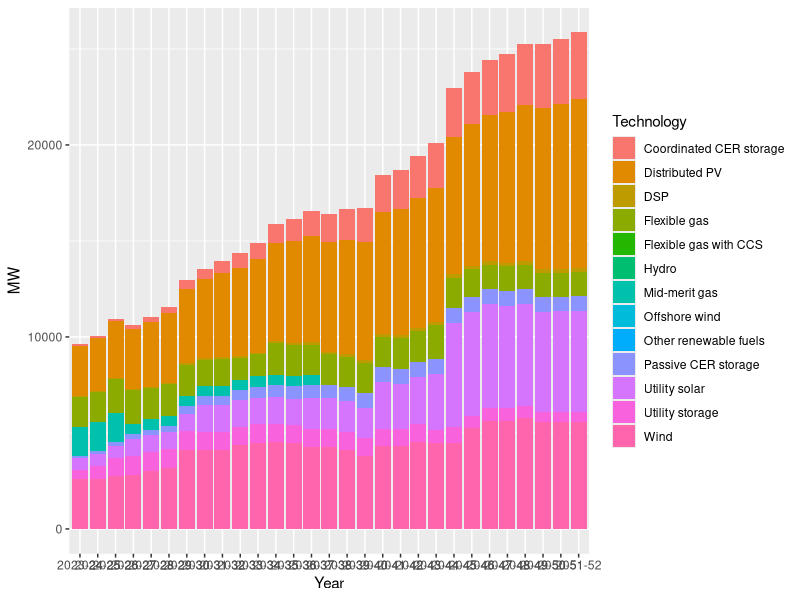
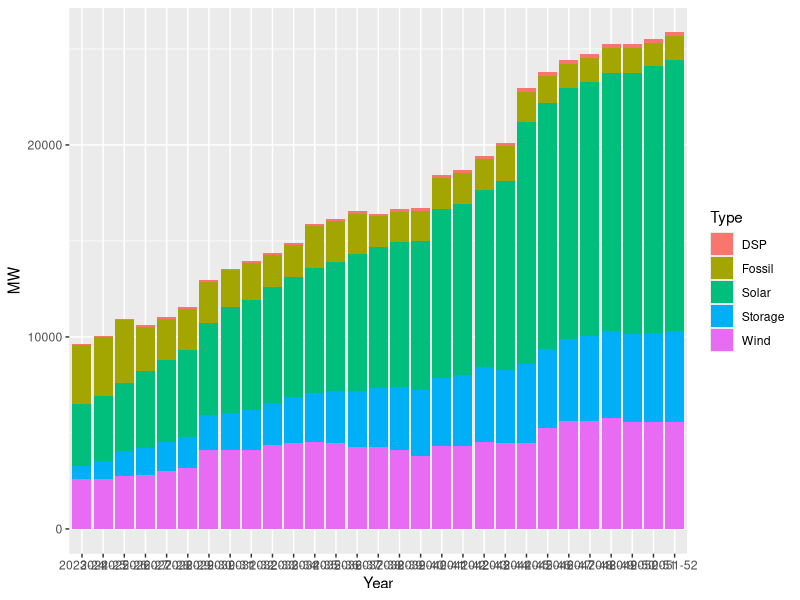
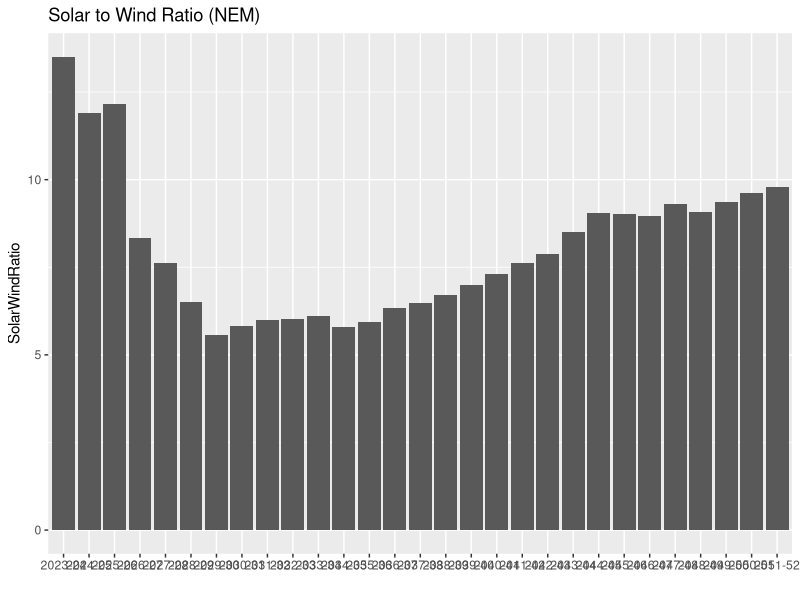
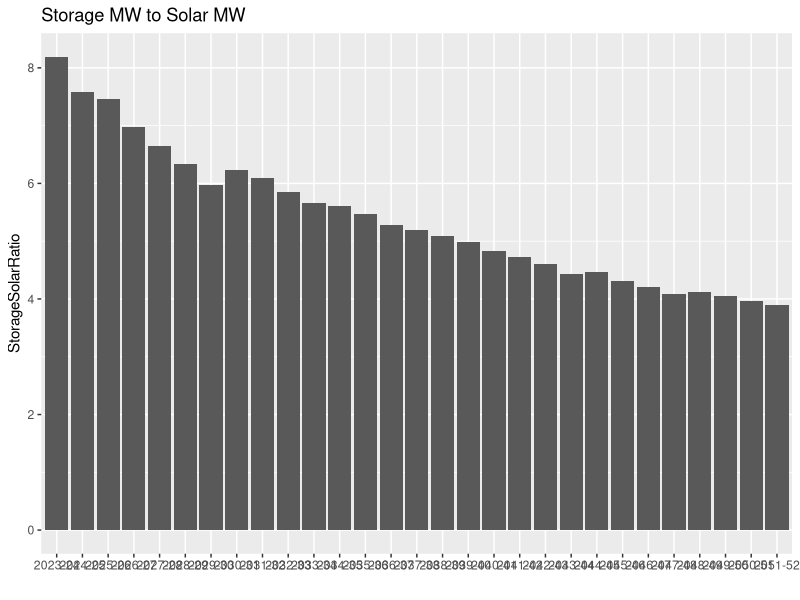
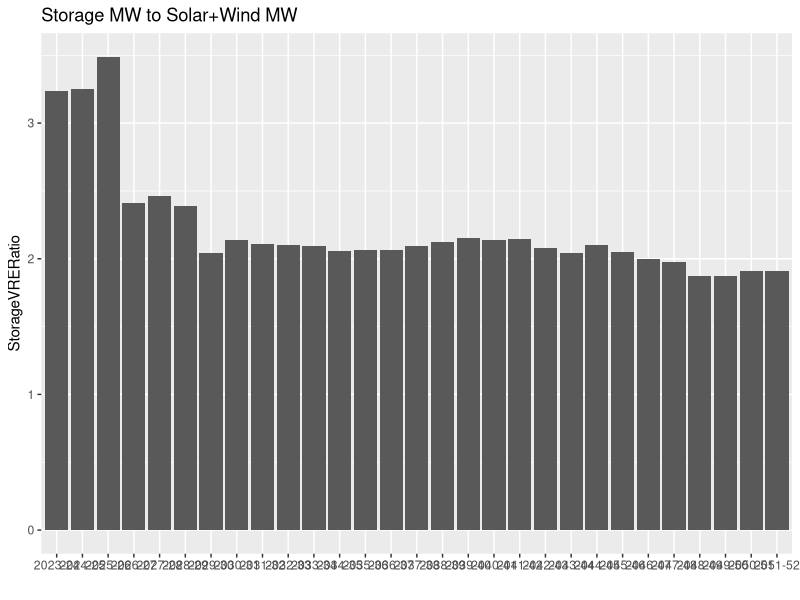
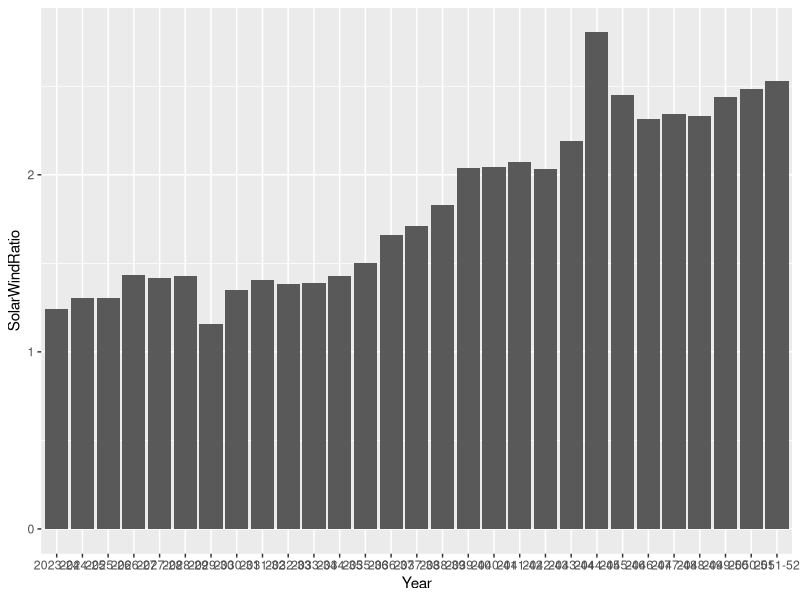
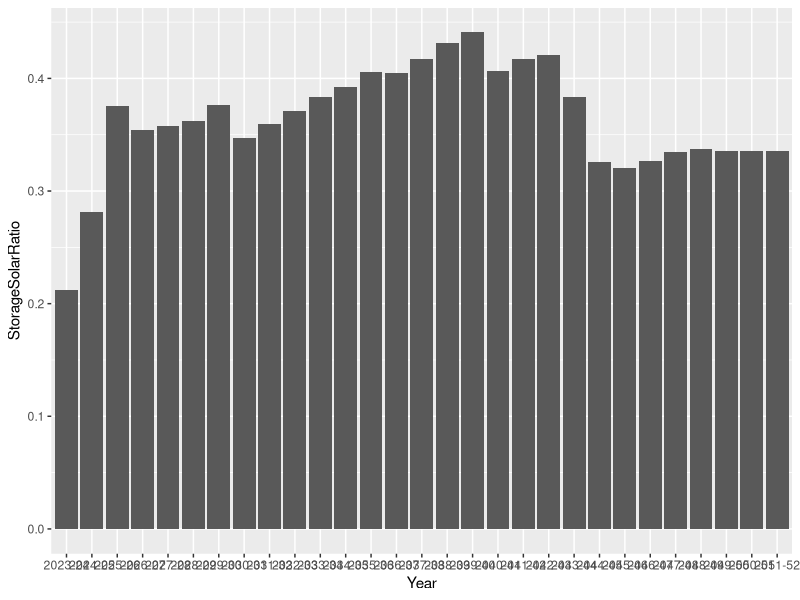

Reproduce these figures in R, in order.
## ---- chunk 1
knitr::opts_chunk$set(echo = TRUE)
library(tidyverse)
library(readxl)
## ---- chunk 2
#fle="2024-ISP-Step-Change-Core.xlsx"
#isp<-excel_sheets(fle)
#cdp3<-read_excel(fle,sheet="Capacity",skip=2) |> filter(CDP=="CDP3")
#write_csv(cdp3,"isp2024-cdp3.csv")
cdp3<-read_csv("isp2024-cdp3.csv")
cdp3sa<-cdp3 |> filter(Region=="SA") |> pivot_longer(`2023-24`:`2051-52`,names_to='Year',values_to='MW') 
cdp3vic<-cdp3 |> filter(Region=="VIC") |> pivot_longer(`2023-24`:`2051-52`,names_to='Year',values_to='MW') 
unique(cdp3$Technology)

makeType<-function(.data) {
  .data |> mutate(Type=case_when(
    Technology=='Coordinated CER storage' ~ 'Storage',
    Technology=='Distributed PV' ~ 'Solar',
    Technology=='Black coal' ~ 'Fossil',
    Technology=='Brown coal' ~ 'Fossil',
    Technology=='Utility storage' ~ 'Storage',
    Technology=='DSP' ~ 'DSP',
    Technology=='Flexible gas' ~ 'Fossil',
    Technology=='Flexible gas with CCS' ~ 'Fossil',
    Technology=='Hydro' ~ 'Storage',
    Technology=='Mid-merit gas' ~ 'Fossil',
    Technology=='Offshore wind' ~ 'Wind',
    Technology=='Other renewable fuels' ~ 'Fossil',
    Technology=='Passive CER storage' ~ 'Storage',
    Technology=='Utility solar' ~ 'Solar',
    Technology=='Utility storage' ~ 'Storage',
    Technology=='Wind' ~ 'Wind'))
}
getState<-function(Reg) {
    df<-cdp3 |> filter(Region==Reg) |> pivot_longer(`2023-24`:`2051-52`,names_to='Year',values_to='MW')  
    df |> mutate(Type=case_when(
    Technology=='Coordinated CER storage' ~ 'Storage',
    Technology=='Distributed PV' ~ 'Solar',
    Technology=='Utility storage' ~ 'Storage',
    Technology=='DSP' ~ 'DSP',
    Technology=='Flexible gas' ~ 'Fossil',
    Technology=='Flexible gas with CCS' ~ 'Fossil',
    Technology=='Hydro' ~ 'Storage',
    Technology=='Mid-merit gas' ~ 'Fossil',
    Technology=='Offshore wind' ~ 'Wind',
    Technology=='Other renewable fuels' ~ 'Fossil',
    Technology=='Passive CER storage' ~ 'Storage',
    Technology=='Utility solar' ~ 'Solar',
    Technology=='Utility storage' ~ 'Storage',
    Technology=='Wind' ~ 'Wind'))
}
cdp3sa<-getState("SA")
cdp3vic<-getState("VIC")
cdp3qld<-getState("QLD")
cdp3nsw<-getState("NSW")

unique(cdp3sa$Subregion)
unique(cdp3vic$Subregion)
unique(cdp3qld$Subregion)
## ---- chunk 3
cdp3l<-cdp3 |> makeType() |> pivot_longer(`2023-24`:`2051-52`,names_to='Year',values_to='MW')  
byyearnem<-cdp3l   |> group_by(Region,Year) |>  summarise(
  SolarWindRatio=sum(ifelse(Type=="Solar",MW,0))/sum(ifelse(Type=="Wind",MW,0)),
  StorageSolarRatio=sum(ifelse(Type=="Storage",MW,0))/sum(ifelse(Type=="Solar",MW,0)),
  StorageVRERatio=sum(ifelse(Type=="Storage",MW,0))/sum(ifelse(Type=="Solar",MW,ifelse(Type=="Wind",MW,0)))
  )
byyear<-cdp3sa  |> group_by(Year) |>  summarise(
  SolarWindRatio=sum(ifelse(Type=="Solar",MW,0))/sum(ifelse(Type=="Wind",MW,0)),
  StorageSolarRatio=sum(ifelse(Type=="Storage",MW,0))/sum(ifelse(Type=="Solar",MW,0)),
  StorageVRERatio=sum(ifelse(Type=="Storage",MW,0))/sum(ifelse(Type=="Solar",MW,ifelse(Type=="Wind",MW,0)))
  )
## ---- chunk 4
cdp3sa |> ggplot()+geom_col(aes(x=Year,y=MW,fill=Technology),position="stack")
cdp3sa |> ggplot()+geom_col(aes(x=Year,y=MW,fill=Type),position="stack")
byyearnem |> ggplot()+geom_col(aes(x=Year,y=SolarWindRatio))+labs(x="",title="Solar to Wind Ratio (NEM) ")
byyearnem |> ggplot()+geom_col(aes(x=Year,y=StorageSolarRatio))+labs(x="",title="Storage MW to Solar MW")
byyearnem |> ggplot()+geom_col(aes(x=Year,y=StorageVRERatio))+labs(x="",title="Storage MW to Solar+Wind MW")
byyear |> ggplot()+geom_col(aes(x=Year,y=SolarWindRatio))
byyear |> ggplot()+geom_col(aes(x=Year,y=StorageSolarRatio))
